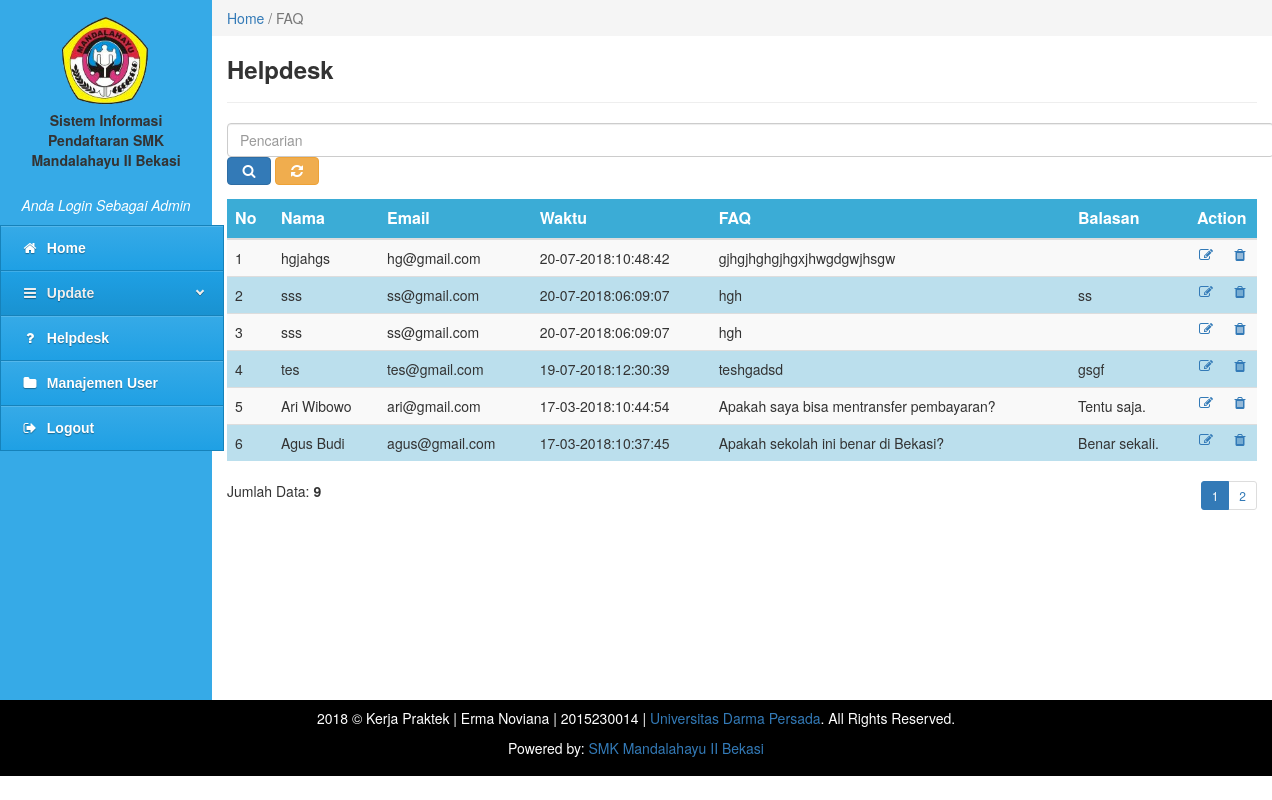
/admin/admin.php?content=faq&&hal=1 (signed in), run on the app's committed database.
### tables this page shows
CREATE TABLE `tbl_faq` (
  `id_faq` int(10) NOT NULL,
  `nama` varchar(30) NOT NULL,
  `email` varchar(50) NOT NULL,
  `comment` varchar(500) NOT NULL,
  `balasan` varchar(500) NOT NULL,
  `tanggal` varchar(20) NOT NULL
);

### admin/faq.php (the view, shortened to what this page needs)
<div class="col-md-10" style="padding:0px">
  <ol class="breadcrumb" style="margin:0;border-radius:0;">
    <li class="active"><a href="admin.php?content=home-admin">Home</a> / FAQ</li>
  </ol>
</div>
<div class="col-md-10" style="min-height:500px">
  <h3><b>Helpdesk</b></h3>
  <hr>
   <form class="form-inline" action="" method="POST">
    <div class="form-group">
      <input size="134px" type="text" name="pencarian" class="form-control" placeholder="Pencarian">
      <button type="submit" class="btn btn-primary"><i class="fa fa-search fa-fw"></i></button>
      <a href="admin.php?content=faq"><button type="button" class="btn btn-warning"><i class="fa fa-refresh fa-fw"></i></button></a>
    </div>
  </form>
    <form class="form-horizontal" method="POST">
      <table class="table table-striped">
        <thead>
          <tr>
            <th>No</th>
            <th>Nama</th>
            <th>Email</th>
            <th>Waktu</th>
            <th>FAQ</th>
            <th>Balasan</th>
            <th colspan="2">Action</th>
          </tr>
        </thead>
        <tbody>
          <?php
            include '../config/koneksi.php';
                       $batas  = 6;
                       $hal    = @$_GET['hal'];
                       if (empty($hal)) {
                         $posisi = 0;
                         $hal    = 1;
                       } else {
                         $posisi = ($hal - 1) * $batas;
                       }
                       if($_SERVER['REQUEST_METHOD'] == "POST") {
                         $pencarian = trim(mysqli_real_escape_string($konek, $_POST['pencarian']));
                         if ($pencarian != '') {
                           $sql = "SELECT * FROM tbl_faq WHERE nama LIKE '%$pencarian%' OR tanggal LIKE '%$pencarian%' ORDER BY tanggal DESC";
                           $query = $sql;
                           $queryJml = $sql;
                         } else {
                           $query = "SELECT * FROM tbl_faq ORDER BY tanggal DESC LIMIT $posisi, $batas ";
                           $queryJml = "SELECT * FROM tbl_faq ORDER BY tanggal DESC";
                           $no = $posisi + 1;
                         }
                       } else {
                         $query = "SELECT * FROM tbl_faq ORDER BY tanggal DESC LIMIT $posisi, $batas ";
                         $queryJml = "SELECT * FROM tbl_faq ORDER BY tanggal DESC";
                       }
            $querydata = mysqli_query($konek, $query)or die(mysqli_error());
                    if(mysqli_num_rows($querydata) == 0){
                      echo '<tr><td colspan="7" align="center"><i>Belum ada pertanyaan / komentar!<i></td></tr>';
                    }
                      else
                    {
                      $no = 1;
                      while($data = mysqli_fetch_array($querydata)){
                        echo '<tr>';
                        echo '<td>'.$no.'</td>';
                        echo '<td>'.$data['nama'].'</td>';
                        echo '<td>'.$data['email'].'</td>';
                        echo '<td>'.$data['tanggal'].'</td>';
                        echo '<td>'.$data['comment'].'</td>';
                        echo '<td>'.$data['balasan'].'</td>';
                        echo '<td  width="20"><a data-toggle="tooltip" data-placement="left" title="Edit" href=admin.php?content=edit-faq&&id_faq='.$data['id_faq'].'><i class="fa fa-edit fa-fw"></i></a></td>';
                        echo '<td  width="20"><a data-toggle="tooltip" data-placement="left" title="Delete" href=../config/delete-faq.php?id_faq='.$data['id_faq'].'><i class="fa fa-trash fa-fw"></i></a></td>';
                        echo '</tr>';
                        $no++;
                      }
                    }
                ?>
        </tbody>
      </table>
    </form>
    <?php
     if($_SERVER['REQUEST_METHOD'] == "POST") {
            $pencarian = trim(mysqli_real_escape_string($konek, $_POST['pencarian']));
        echo "<div style=\"float:left;\">";
        $jml = mysqli_num_rows(mysqli_query($konek, $queryJml));
        echo "Data Hasil Pencarian: <b>$jml</b>";
        echo "</div>";
      } else { ?>
        <div style="float:left;">
          <?php
          $jml = mysqli_num_rows(mysqli_query($konek, $queryJml));
          echo "Jumlah Data: <b>$jml</b>";
          ?>
        </div>
        <div style="float:right;">
          <ul class="pagination pagination-sm" style="margin: 0">
            <?php
            $jml_hal = ceil($jml / $batas);
            for ($i=1; $i <= $jml_hal; $i++) {
              if ($i != $hal) {
                echo "<li><a href=\"admin.php?content=faq&&hal=$i\">$i</a></li>";
              } else {
                echo "<li class=\"active\"><a>$i</a></li>";
              }
            }
          }
            ?>
          </ul>
        </div>
  </div>

### admin/faq.php (style rules this page uses)
table { border-collapse: collapse; width: 100%; }
th, td { text-align: left; padding: 8px; }
tr:nth-child(even) { background-color: #bbdfed; }
th { background-color: #3bacd6; color: white; }
td { font-size: 14px; }

### data on the page
tbl_faq: nama "hgjahgs", email "hg@gmail.com", tanggal "20-07-2018:10:48:42", comment "gjhgjhghgjhgxjhwgdgwjhsgw"
tbl_faq: nama "sss", email "ss@gmail.com", tanggal "20-07-2018:06:09:07", comment "hgh", balasan "ss"
tbl_faq: nama "sss", email "ss@gmail.com", tanggal "20-07-2018:06:09:07", comment "hgh"
tbl_faq: nama "tes", email "tes@gmail.com", tanggal "19-07-2018:12:30:39", comment "teshgadsd", balasan "gsgf"
tbl_faq: nama "Ari Wibowo", email "ari@gmail.com", tanggal "17-03-2018:10:44:54", comment "Apakah saya bisa mentransfer pembayaran?", balasan "Tentu saja."
tbl_faq: nama "Agus Budi", email "agus@gmail.com", tanggal "17-03-2018:10:37:45", comment "Apakah sekolah ini benar di Bekasi?", balasan "Benar sekali."

### other printed values
$jml "9"
